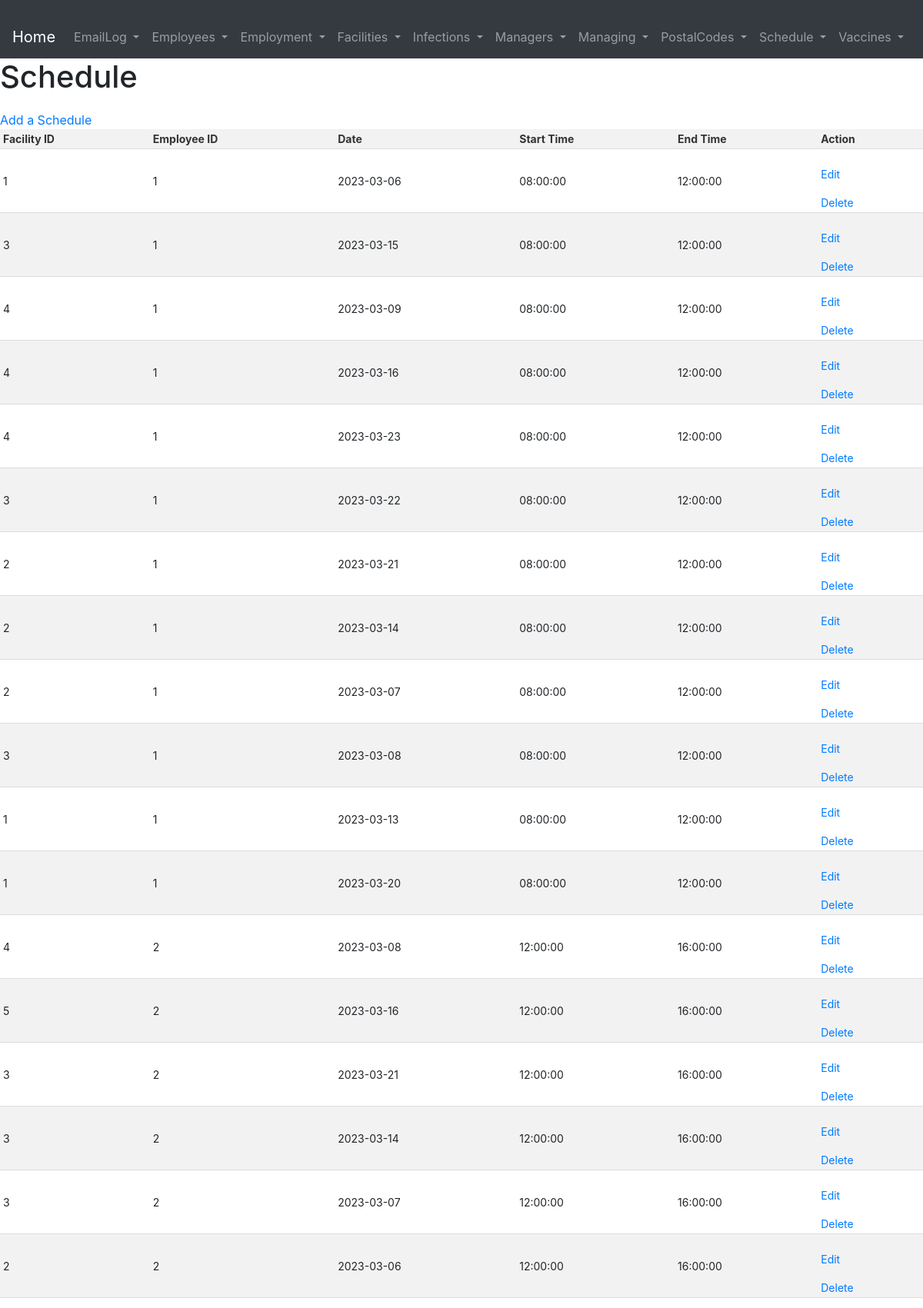
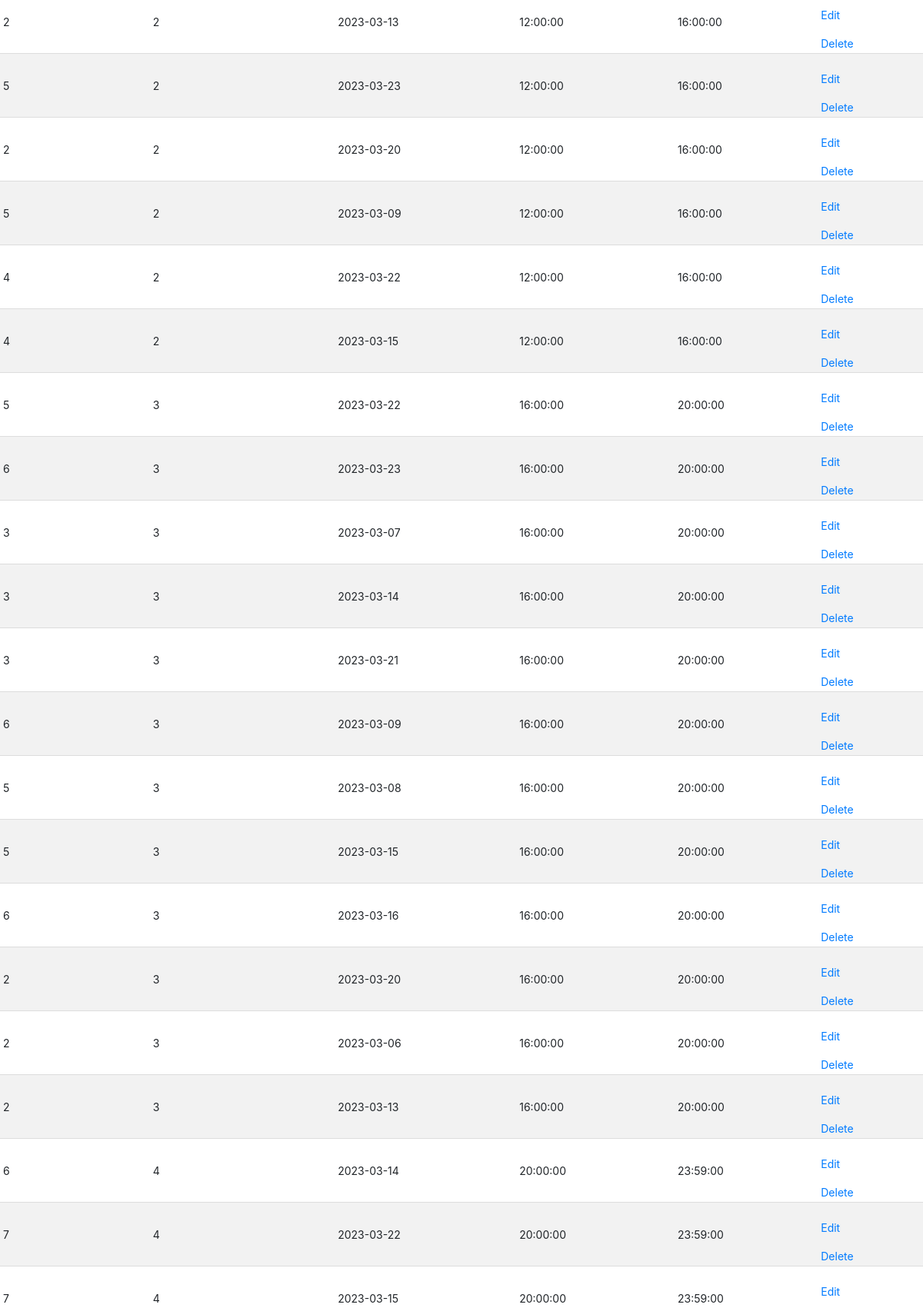
The app's page /pages/Schedule/index.php (upper part) with its own data (2 pictures, top to bottom).
### tables this page shows
CREATE TABLE Schedule (
   FacilityID INT,
   EmployeeID INT,
   Date DATE,
   StartTime TIME,
   EndTime TIME,
   PRIMARY KEY (FacilityID, EmployeeID, Date, StartTime),
   FOREIGN KEY (FacilityID) REFERENCES Facilities(FacilityID),
   FOREIGN KEY (EmployeeID) REFERENCES Employees(EmployeeID),
   CHECK (EndTime >= StartTime)
);

### pages/Schedule/index.php (the view, shortened to what this page needs)
<?php require_once '../../database.php';
    include '../header.php';
if (isset($_GET['employeeID']) && !empty($_GET['employeeID'])) {
    $employeeID = $_GET['employeeID'];
    $result = $conn->query("SELECT * FROM Schedule WHERE EmployeeID = $employeeID");
    $schedules = $result->fetch_all(MYSQLI_ASSOC);
} else {
    $result = $conn->query("SELECT * FROM Schedule ORDER BY EmployeeID");
    $schedules = $result->fetch_all(MYSQLI_ASSOC);
}
?>
<!DOCTYPE html>
<html lang="en">
<head>
    <link rel="stylesheet" href="../../pages/style.css">
</head>
<body>
    <h1>Schedule</h1>
    <a href="./create.php">Add a Schedule</a>
    <?php if (count($schedules) > 0): ?>
        <table>
            <thead>
                <tr>
                    <th>Facility ID</th>
                    <th>Employee ID</th>
                    <th>Date</th>
                    <th>Start Time</th>
                    <th>End Time</th>
                    <th>Action</th>
                </tr>
            </thead>
            <tbody>
                <?php foreach ($schedules as $schedule): ?>
                    <tr>
                        <td><?php echo $schedule['FacilityID']; ?></td>
                        <td><?php echo $schedule['EmployeeID']; ?></td>
                        <td><?php echo $schedule['Date']; ?></td>
                        <td><?php echo $schedule['StartTime']; ?></td>
                        <td><?php echo $schedule['EndTime']; ?></td>
                        <td>
                            <a href="./edit.php?FacilityID=<?=$schedule['FacilityID'];?>&EmployeeID=<?=$schedule['EmployeeID'];?>&Date=<?=$schedule['Date'];?>&StartTime=<?=$schedule['StartTime'];?>">Edit</a>
                            <a href="./delete.php?FacilityID=<?=$schedule['FacilityID'];?>&EmployeeID=<?=$schedule['EmployeeID'];?>&Date=<?=$schedule['Date'];?>&StartTime=<?=$schedule['StartTime'];?>">Delete</a>
                        </td>
                    </tr>
                <?php endforeach; ?>
            </tbody>
        </table>
    <?php else: ?>
        <p>No schedules found.</p>
    <?php endif; ?>
    <br>
</body>
</html>

### pages/style.css (style rules this page uses)
table { border-collapse: collapse; width: 100%; margin-top: 20px auto; }
th, td { padding: 4px; text-align: left; border-bottom: 1px solid #ddd; font-size: 14px; }
th { background-color: #f2f2f2; color: #333; font-weight: bold; }
tr:nth-child(even) { background-color: #f2f2f2; }
a { display: block; margin-top: 20px; }

### records on screen
schedule: FacilityID "1", EmployeeID "1", Date "2023-03-06", StartTime "08:00:00", EndTime "12:00:00"
schedule: FacilityID "3", EmployeeID "1", Date "2023-03-15", StartTime "08:00:00", EndTime "12:00:00"
schedule: FacilityID "4", EmployeeID "1", Date "2023-03-09", StartTime "08:00:00", EndTime "12:00:00"
schedule: FacilityID "4", EmployeeID "1", Date "2023-03-16", StartTime "08:00:00", EndTime "12:00:00"
schedule: FacilityID "4", EmployeeID "1", Date "2023-03-23", StartTime "08:00:00", EndTime "12:00:00"
schedule: FacilityID "3", EmployeeID "1", Date "2023-03-22", StartTime "08:00:00", EndTime "12:00:00"
schedule: FacilityID "2", EmployeeID "1", Date "2023-03-21", StartTime "08:00:00", EndTime "12:00:00"
schedule: FacilityID "2", EmployeeID "1", Date "2023-03-14", StartTime "08:00:00", EndTime "12:00:00"
schedule: FacilityID "2", EmployeeID "1", Date "2023-03-07", StartTime "08:00:00", EndTime "12:00:00"
schedule: FacilityID "3", EmployeeID "1", Date "2023-03-08", StartTime "08:00:00", EndTime "12:00:00"
schedule: FacilityID "1", EmployeeID "1", Date "2023-03-13", StartTime "08:00:00", EndTime "12:00:00"
schedule: FacilityID "1", EmployeeID "1", Date "2023-03-20", StartTime "08:00:00", EndTime "12:00:00"
schedule: FacilityID "4", EmployeeID "2", Date "2023-03-08", StartTime "12:00:00", EndTime "16:00:00"
schedule: FacilityID "5", EmployeeID "2", Date "2023-03-16", StartTime "12:00:00", EndTime "16:00:00"
schedule: FacilityID "3", EmployeeID "2", Date "2023-03-21", StartTime "12:00:00", EndTime "16:00:00"
schedule: FacilityID "3", EmployeeID "2", Date "2023-03-14", StartTime "12:00:00", EndTime "16:00:00"
schedule: FacilityID "3", EmployeeID "2", Date "2023-03-07", StartTime "12:00:00", EndTime "16:00:00"
schedule: FacilityID "2", EmployeeID "2", Date "2023-03-06", StartTime "12:00:00", EndTime "16:00:00"
schedule: FacilityID "2", EmployeeID "2", Date "2023-03-13", StartTime "12:00:00", EndTime "16:00:00"
schedule: FacilityID "5", EmployeeID "2", Date "2023-03-23", StartTime "12:00:00", EndTime "16:00:00"
schedule: FacilityID "2", EmployeeID "2", Date "2023-03-20", StartTime "12:00:00", EndTime "16:00:00"
schedule: FacilityID "5", EmployeeID "2", Date "2023-03-09", StartTime "12:00:00", EndTime "16:00:00"
schedule: FacilityID "4", EmployeeID "2", Date "2023-03-22", StartTime "12:00:00", EndTime "16:00:00"
schedule: FacilityID "4", EmployeeID "2", Date "2023-03-15", StartTime "12:00:00", EndTime "16:00:00"
schedule: FacilityID "5", EmployeeID "3", Date "2023-03-22", StartTime "16:00:00", EndTime "20:00:00"
schedule: FacilityID "6", EmployeeID "3", Date "2023-03-23", StartTime "16:00:00", EndTime "20:00:00"
schedule: FacilityID "3", EmployeeID "3", Date "2023-03-07", StartTime "16:00:00", EndTime "20:00:00"
schedule: FacilityID "3", EmployeeID "3", Date "2023-03-14", StartTime "16:00:00", EndTime "20:00:00"
schedule: FacilityID "3", EmployeeID "3", Date "2023-03-21", StartTime "16:00:00", EndTime "20:00:00"
schedule: FacilityID "6", EmployeeID "3", Date "2023-03-09", StartTime "16:00:00", EndTime "20:00:00"
schedule: FacilityID "5", EmployeeID "3", Date "2023-03-08", StartTime "16:00:00", EndTime "20:00:00"
schedule: FacilityID "5", EmployeeID "3", Date "2023-03-15", StartTime "16:00:00", EndTime "20:00:00"
schedule: FacilityID "6", EmployeeID "3", Date "2023-03-16", StartTime "16:00:00", EndTime "20:00:00"
schedule: FacilityID "2", EmployeeID "3", Date "2023-03-20", StartTime "16:00:00", EndTime "20:00:00"
schedule: FacilityID "2", EmployeeID "3", Date "2023-03-06", StartTime "16:00:00", EndTime "20:00:00"
schedule: FacilityID "2", EmployeeID "3", Date "2023-03-13", StartTime "16:00:00", EndTime "20:00:00"
schedule: FacilityID "6", EmployeeID "4", Date "2023-03-14", StartTime "20:00:00", EndTime "23:59:00"
schedule: FacilityID "7", EmployeeID "4", Date "2023-03-22", StartTime "20:00:00", EndTime "23:59:00"
schedule: FacilityID "7", EmployeeID "4", Date "2023-03-15", StartTime "20:00:00", EndTime "23:59:00"
